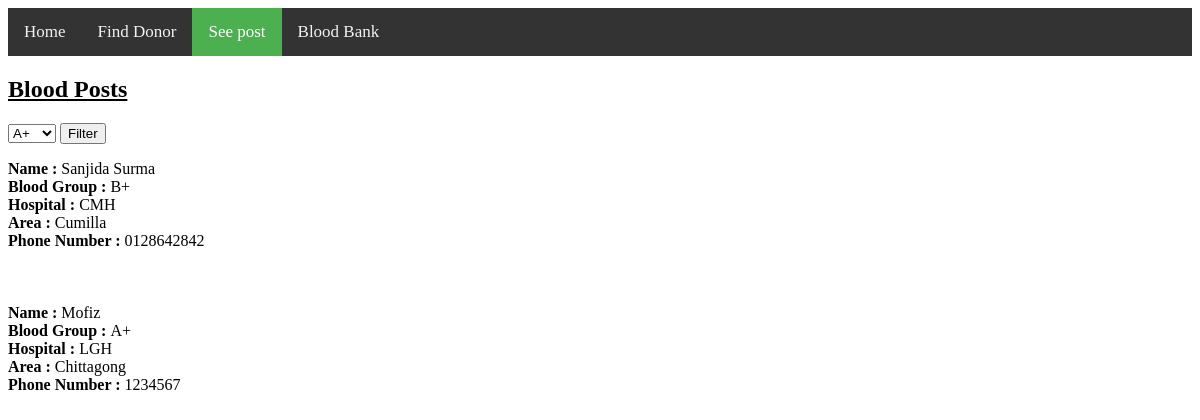
Page /blood_bank/show_post.php on the committed database.
### tables this page shows
CREATE TABLE `blood_req` (
  `post_id` int(11) NOT NULL,
  `patient_name` varchar(30) NOT NULL,
  `disease` varchar(50) NOT NULL,
  `blood_gp` varchar(3) NOT NULL,
  `area` varchar(20) NOT NULL,
  `hospital` varchar(100) NOT NULL,
  `description` varchar(255) NOT NULL,
  `patient_id` int(11) NOT NULL
);

CREATE TABLE `blood_req_contact` (
  `contact` varchar(20) NOT NULL,
  `post_id` int(11) NOT NULL
);

### blood_bank/show_post.php (the view, shortened to what this page needs)
<html>
<head>
</head>
<body>
<div class="topnav">
  <a href="home.php">Home</a>
  <a href="find_donor.php" >Find Donor</a>
  <a href="show_post.php" class="active">See post</a>
  <a href="blood_bank.php">Blood Bank </a>
</div>
<h2><u>Blood Posts </u></h2>
<form action='show_post.php' method='post'>
<select name="bg">
  <option value="A+">A+</option>
</select>
<input type='Submit' value='Filter'name='filt'>
</form>
<?php
if(isset($_POST['filt'])){
    $selected = $_POST['bg'];
    include 'connection.php';
    $sql = "SELECT * FROM blood_req where blood_gp='$selected' ";
    $result = mysqli_query($conn,$sql);
    while ($row = mysqli_fetch_array($result)) {
        $post_id = $row['post_id'];
        $sqlin = "SELECT * FROM blood_req_contact WHERE post_id = '$post_id'";
        $res = mysqli_query($conn, $sqlin);
        $row2 = mysqli_fetch_array($res);
        $name = $row["patient_name"];
        $bg = $row["blood_gp"];
        $area = $row["area"];
        $hospital = $row['hospital'];
        $ph = $row2["contact"];
        echo "<b>Name : </b>$name <br>";
        echo "<b>Blood Group : </b>$bg <br>";
        echo "<b>Hospital : </b>$hospital <br>";
        echo "<b>Area : </b>$area <br>";
        echo "<b>Phone Number : </b>$ph <br>";
        echo "<br>";
        echo "<br>";
        echo "<br>";
}
}
else{
include 'connection.php';
$sql = "SELECT * FROM blood_req";
$result = mysqli_query($conn,$sql);
while ($row = mysqli_fetch_array($result)) {
    $post_id = $row['post_id'];
    $sqlin = "SELECT * FROM blood_req_contact WHERE post_id = '$post_id'";
    $res = mysqli_query($conn, $sqlin);
    $row2 = mysqli_fetch_array($res);
    $name = $row["patient_name"];
    $bg = $row["blood_gp"];
    $area = $row["area"];
    $hospital = $row['hospital'];
    $ph = $row2["contact"];
    echo "<b>Name : </b>$name <br>";
    echo "<b>Blood Group : </b>$bg <br>";
    echo "<b>Hospital : </b>$hospital <br>";
    echo "<b>Area : </b>$area <br>";
    echo "<b>Phone Number : </b>$ph <br>";
    echo "<br>";
    echo "<br>";
    echo "<br>";
}
}
?>
</body>
</html>

### blood_bank/show_post.php (style rules this page uses)
.topnav { background-color: #333; overflow: hidden; }
.topnav a { float: left; color: #f2f2f2; text-align: center; padding: 14px 16px; text-decoration: none; font-size: 17px; }
.topnav a.active { background-color: #4CAF50; color: white; }

### rows in the picture
blood_req: patient_name "Sanjida Surma", blood_gp "B+", hospital "CMH", area "Cumilla", blood_req_contact.contact "0128642842"
blood_req: patient_name "Mofiz", blood_gp "A+", hospital "LGH", area "Chittagong", blood_req_contact.contact "1234567"
